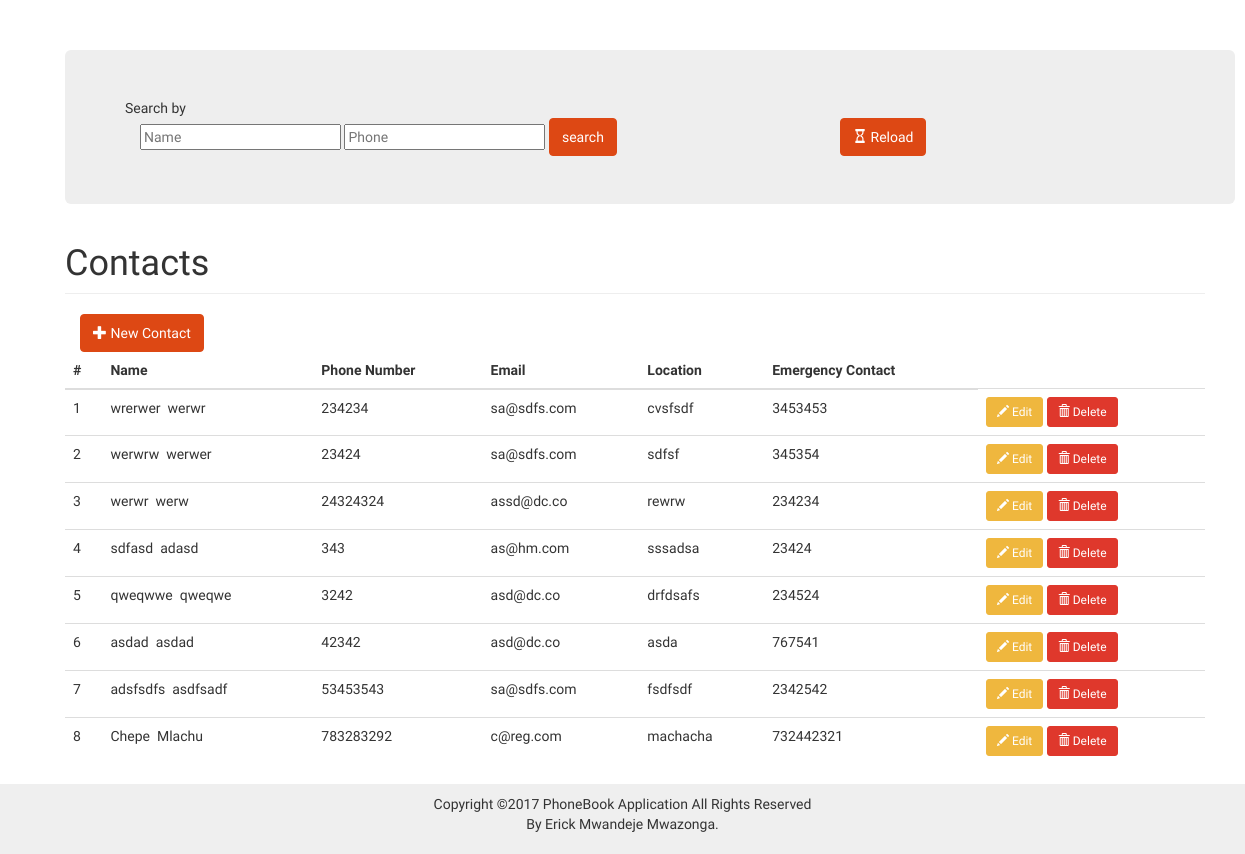
/contacts, run on an earlier commit of the app's database.
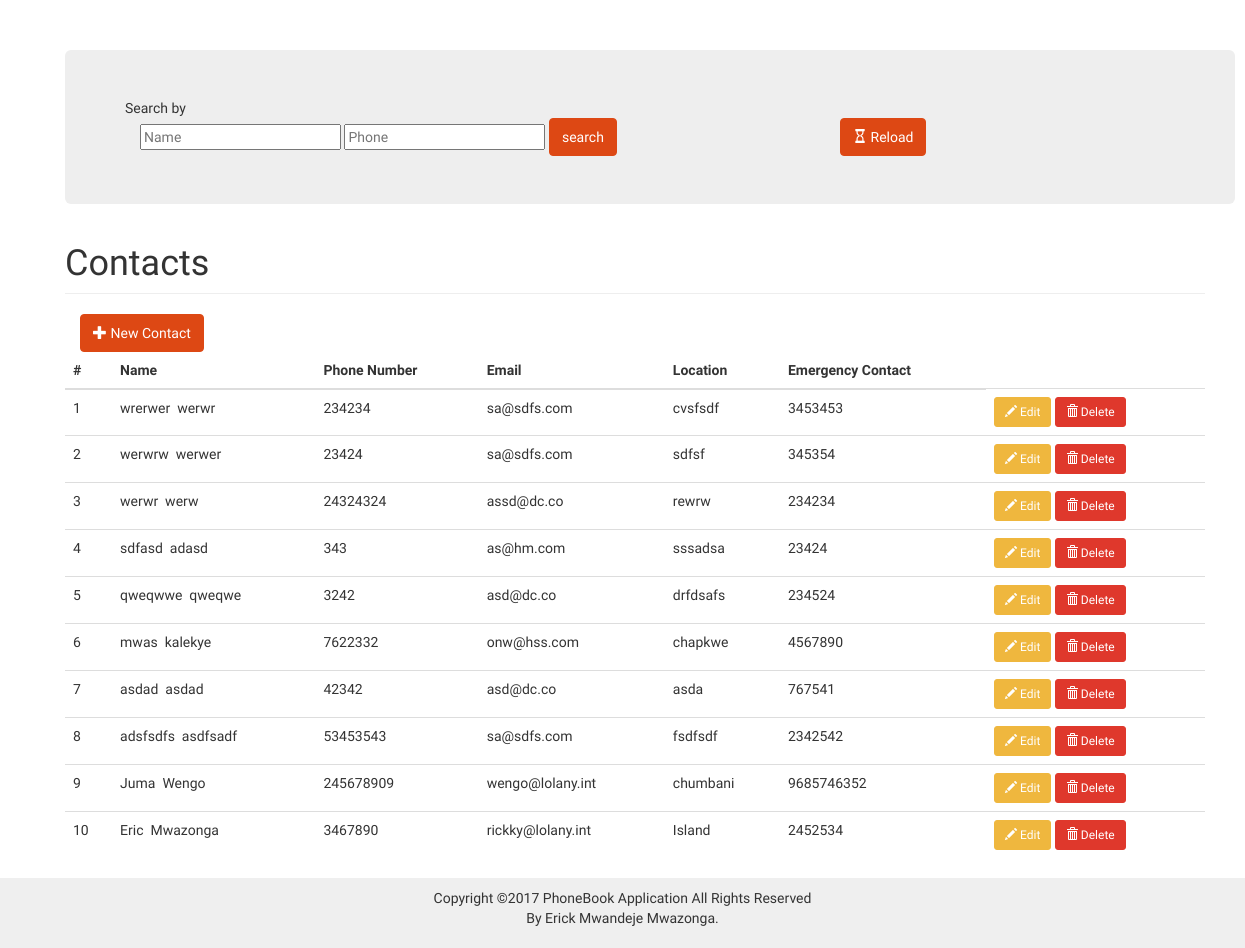
And on a later commit of the database.
### phonebook/models.py (models this page shows, shortened)
class Contact(models.Model):
    first_name = models.CharField(max_length=200)
    last_name = models.CharField(max_length=200)
    phone_number = models.IntegerField(default=0, unique=True)
    email = models.EmailField()
    location = models.CharField(max_length=200)
    emergency_contact = models.IntegerField(default=0, unique=True)

### phonebook/views.py (the view)
# urls.py: url(r'^contacts$', ContactListView.as_view(), name='contacts'),
class ContactListView(ListView):
    context_object_name = 'contacts'
    model = Contact
    template_name = 'phonebook/contact_list.html'
    def get_queryset(self):
        queryset = super(ContactListView, self).get_queryset().order_by('-first_name')
        by_name = self.request.GET.get('name')
        by_phone = self.request.GET.get('phone')
        if by_phone and by_name:
            return queryset.filter(
                Q(first_name__contains=by_name) | Q(last_name__contains=by_name) | Q(phone_number__contains=by_phone)
            )
        if by_name:
            return queryset.filter(
                Q(first_name__contains=by_name) | Q(last_name=by_name)
            )
        if by_phone:
            return queryset.filter(
                phone_number__contains=by_phone
            )
        return queryset
    def get_context_data(self, **kwargs):
        cxt = super(ContactListView, self).get_context_data(**kwargs)
        cxt['search_form'] = ContactSearchForm()
        return cxt

### phonebook/forms.py (shortened to what this page needs)
class ContactSearchForm(forms.Form):
    name = forms.CharField(
        max_length=100,
        required=False,
        help_text='Search by first name or last name'
    )
    phone = forms.IntegerField(
        required=False,
        help_text='Search by first name or last name'
    )
    def __init__(self, *args, **kwargs):
        super(ContactSearchForm, self).__init__(*args, **kwargs)
        self.helper = FormHelper()
        self.helper.form_class = 'form-inline'
        self.helper.field_template = 'bootstrap3/layout/inline_field.html'
        self.helper.layout = Layout(
            'name',
            'phone',
            Submit('Search', 'search', css_class='btn-default'),
        )
        self.helper.form_method = 'get'

### phonebook/templates/phonebook/contact_list.html (shortened to what this page needs)
{% extends 'phonebook/base.html' %}
{% load staticfiles %}
{% block content %}
  <div class="container">
    <div class="container jumbotron">
      <div class="">
        Search by
      </div>
      <div class="col-md-8">
        {% include "phonebook/includes/contact_search.html" %}
      </div>
      <div class="col-md-2 col-0ffset-2">
        <a type="button"
                class="btn btn-primary"
                href="{% url 'phonebook:contacts' %}">
          <span class="glyphicon glyphicon-hourglass"></span>
          Reload
        </a>
      </div>
    </div>
    <h1 class="page-header">Contacts</h1>
    <div class="col-md-2">
      <button type="button"
              class="btn btn-primary js-create-contact"
              data-url="{% url 'phonebook:contact_create' %}">
        <span class="glyphicon glyphicon-plus"></span>
        New Contact
      </button>
    </div>
    <table class="table" id="contact-table">
      <thead>
        <tr>
          <th>#</th>
          <th>Name</th>
          <th>Phone Number</th>
          <th>Email</th>
          <th>Location</th>
          <th>Emergency Contact</th>
        </tr>
      </thead>
      <tbody>
        {% include 'phonebook/includes/partial_contact_list.html' %}
      </tbody>
    </table>
  </div>
{% endblock content %}

### phonebook/templates/phonebook/base.html (shortened to what this page needs)
<!DOCTYPE html>
<html>
  <head>
    {% load staticfiles %}
    <link rel="stylesheet" href="{% static 'phonebook/css/bootstrap.min.css' %}" type="text/css">
    <link rel="stylesheet" href="{% static 'phonebook/css/bootstrap.united.min.css' %}" type="text/css">
    <link rel="stylesheet" href="{% static 'phonebook/css/style.css' %}" type="text/css">
    <link rel="stylesheet" href="{% static 'phonebook/fonts/glyphicons-halflings-regular.tff' %}">
    <link rel="stylesheet" href="{% static 'phonebook/fonts/glyphicons-halflings-regular.woff' %}">
    <link rel="stylesheet" href="{% static 'phonebook/fontsglyphicons-halflings-regular.woff2' %}">
  </head>
  <body>
    {% block content %}
    {% endblock content %}
    <br/>
    <footer class="footer">
        <p class="text-center">Copyright &copy;2017 PhoneBook Application All Rights Reserved<br/>By Erick Mwandeje Mwazonga.</p>
    </footer>
  </body>
</html>

### phonebook/templates/phonebook/includes/contact_search.html
{% load crispy_forms_tags %}
{% crispy search_form %}

### phonebook/templates/phonebook/includes/partial_contact_list.html
{% for contact in contacts %}
  <tr>
    <td>{{ forloop.counter }}</td>
    <td>{{ contact.first_name }} &nbsp;{{ contact.last_name }}</td>
    <td>{{ contact.phone_number }}</td>
    <td>{{ contact.email }}</td>
    <td>{{ contact.location }}</td>
    <td>{{ contact.emergency_contact }}</td>
    <td>
      <button type="button"
              class="btn btn-warning btn-sm js-update-contact"
              data-url="{% url 'phonebook:contact_update' pk=contact.id %}">
          <span class="glyphicon glyphicon-pencil"></span> Edit
      </button>
      <button type="button"
              class="btn btn-danger btn-sm js-delete-contact"
              data-url="{% url 'phonebook:contact_delete' pk=contact.id %}">
        <span class="glyphicon glyphicon-trash"></span> Delete
      </button>
    </td>
  </tr>
{% empty %}
<tr>
  <td colspan="6" class="text-center bg-warning">No Contacts</td>
</tr>
{% endfor %}

### phonebook/static/phonebook/css/style.css (style rules this page uses)
html { height: 100%; }
body { position: relative; min-height: 100%; margin: 0; padding-bottom: 6rem; padding: 50px; }
.footer { position: absolute; right: 0; bottom: 0; left: 0; padding: 1rem; background-color: #efefef; text-align: center; }

What changed in the data, as far as the page shows it:
removed Contact: first_name "Chepe", last_name "Mlachu", phone_number "783283292", email "c@reg.com", location "machacha", emergency_contact "732442321"
added Contact: first_name "mwas", last_name "kalekye", phone_number "7622332", email "onw@hss.com", location "chapkwe", emergency_contact "4567890"
added Contact: first_name "Juma", last_name "Wengo", phone_number "245678909", email "wengo@lolany.int", location "chumbani", emergency_contact "9685746352"
added Contact: first_name "Eric", last_name "Mwazonga", phone_number "3467890", email "rickky@lolany.int", location "Island", emergency_contact "2452534"
